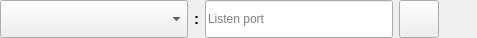
<?xml version="1.0" encoding="UTF-8"?>
<ui version="4.0">
 <class>NetworkSettingsWidget</class>
 <widget class="QWidget" name="NetworkSettingsWidget">
  <property name="geometry">
   <rect>
    <x>0</x>
    <y>0</y>
    <width>477</width>
    <height>38</height>
   </rect>
  </property>
  <property name="sizePolicy">
   <sizepolicy hsizetype="Minimum" vsizetype="Minimum">
    <horstretch>0</horstretch>
    <verstretch>0</verstretch>
   </sizepolicy>
  </property>
  <property name="windowTitle">
   <string>Form</string>
  </property>
  <layout class="QGridLayout" name="gridLayout_3">
   <property name="leftMargin">
    <number>0</number>
   </property>
   <property name="topMargin">
    <number>0</number>
   </property>
   <property name="rightMargin">
    <number>0</number>
   </property>
   <property name="bottomMargin">
    <number>0</number>
   </property>
   <item row="0" column="0">
    <layout class="QHBoxLayout" name="horizontalLayout_2">
     <property name="spacing">
      <number>6</number>
     </property>
     <item>
      <widget class="QStackedWidget" name="stackedWidget">
       <property name="sizePolicy">
        <sizepolicy hsizetype="Minimum" vsizetype="Minimum">
         <horstretch>0</horstretch>
         <verstretch>0</verstretch>
        </sizepolicy>
       </property>
       <property name="currentIndex">
        <number>0</number>
       </property>
       <widget class="QWidget" name="pageEdit">
        <property name="sizePolicy">
         <sizepolicy hsizetype="Minimum" vsizetype="Minimum">
          <horstretch>0</horstretch>
          <verstretch>0</verstretch>
         </sizepolicy>
        </property>
        <layout class="QHBoxLayout" name="horizontalLayout">
         <property name="leftMargin">
          <number>0</number>
         </property>
         <property name="topMargin">
          <number>0</number>
         </property>
         <property name="rightMargin">
          <number>0</number>
         </property>
         <property name="bottomMargin">
          <number>0</number>
         </property>
         <item>
          <widget class="QComboBox" name="comboBoxLocalAddress">
           <property name="sizePolicy">
            <sizepolicy hsizetype="MinimumExpanding" vsizetype="Minimum">
             <horstretch>0</horstretch>
             <verstretch>0</verstretch>
            </sizepolicy>
           </property>
           <property name="toolTip">
            <string>The selected address.</string>
           </property>
          </widget>
         </item>
         <item>
          <widget class="QLabel" name="label">
           <property name="sizePolicy">
            <sizepolicy hsizetype="Minimum" vsizetype="Minimum">
             <horstretch>0</horstretch>
             <verstretch>0</verstretch>
            </sizepolicy>
           </property>
           <property name="font">
            <font>
             <pointsize>11</pointsize>
             <bold>true</bold>
            </font>
           </property>
           <property name="text">
            <string>:</string>
           </property>
          </widget>
         </item>
         <item>
          <widget class="QLineEdit" name="lineEditLocalPort">
           <property name="sizePolicy">
            <sizepolicy hsizetype="MinimumExpanding" vsizetype="Minimum">
             <horstretch>0</horstretch>
             <verstretch>0</verstretch>
            </sizepolicy>
           </property>
           <property name="toolTip">
            <string>The selected port.</string>
           </property>
           <property name="maxLength">
            <number>6</number>
           </property>
           <property name="placeholderText">
            <string>Listen port</string>
           </property>
          </widget>
         </item>
         <item>
          <widget class="QPushButton" name="pushButtonSave">
           <property name="sizePolicy">
            <sizepolicy hsizetype="Minimum" vsizetype="Minimum">
             <horstretch>0</horstretch>
             <verstretch>0</verstretch>
            </sizepolicy>
           </property>
           <property name="toolTip">
            <string>Edit network settings</string>
           </property>
           <property name="text">
            <string/>
           </property>
           <property name="icon">
            <iconset resource="../../libres/resources/icons.qrc">
             <normaloff>:/icons/yes.svg</normaloff>:/icons/yes.svg</iconset>
           </property>
           <property name="checkable">
            <bool>false</bool>
           </property>
          </widget>
         </item>
        </layout>
       </widget>
       <widget class="QWidget" name="pageView">
        <property name="sizePolicy">
         <sizepolicy hsizetype="Minimum" vsizetype="Minimum">
          <horstretch>0</horstretch>
          <verstretch>0</verstretch>
         </sizepolicy>
        </property>
        <layout class="QGridLayout" name="gridLayout_2">
         <property name="leftMargin">
          <number>0</number>
         </property>
         <property name="topMargin">
          <number>0</number>
         </property>
         <property name="rightMargin">
          <number>0</number>
         </property>
         <property name="bottomMargin">
          <number>0</number>
         </property>
         <property name="spacing">
          <number>0</number>
         </property>
         <item row="0" column="0">
          <widget class="QPushButton" name="pushButtonEdit">
           <property name="sizePolicy">
            <sizepolicy hsizetype="Minimum" vsizetype="Minimum">
             <horstretch>0</horstretch>
             <verstretch>0</verstretch>
            </sizepolicy>
           </property>
           <property name="text">
            <string>N/A</string>
           </property>
          </widget>
         </item>
        </layout>
       </widget>
      </widget>
     </item>
     <item>
      <widget class="LightWidget" name="widgetStatus" native="true">
       <property name="sizePolicy">
        <sizepolicy hsizetype="Minimum" vsizetype="Minimum">
         <horstretch>0</horstretch>
         <verstretch>0</verstretch>
        </sizepolicy>
       </property>
       <property name="minimumSize">
        <size>
         <width>32</width>
         <height>32</height>
        </size>
       </property>
       <property name="toolTip">
        <string>Validity of port. Green means OK.</string>
       </property>
      </widget>
     </item>
    </layout>
   </item>
  </layout>
 </widget>
 <customwidgets>
  <customwidget>
   <class>LightWidget</class>
   <extends>QWidget</extends>
   <header location="global">components/LightWidget.hpp</header>
   <container>1</container>
  </customwidget>
 </customwidgets>
 <resources>
  <include location="../../libres/resources/icons.qrc"/>
 </resources>
 <connections/>
</ui>
